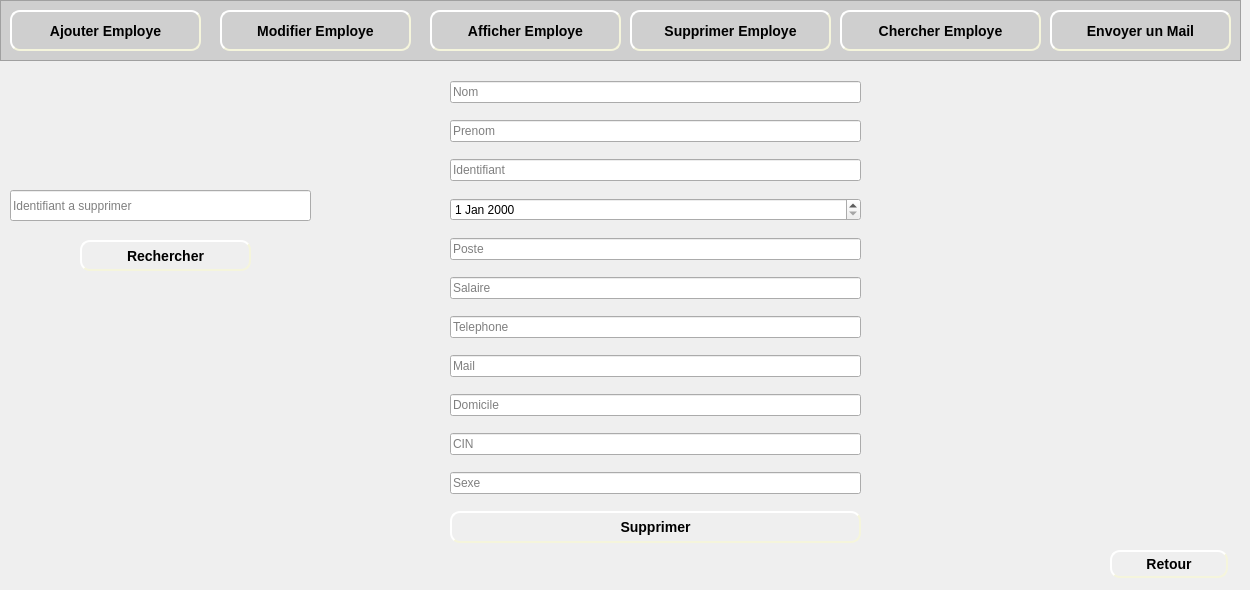
    <widget class="QWidget" name="page_6">
     <widget class="QFrame" name="frame_6">
      <property name="geometry">
       <rect>
        <x>0</x>
        <y>0</y>
        <width>1241</width>
        <height>61</height>
       </rect>
      </property>
      <property name="styleSheet">
       <string notr="true">background-color: rgb(207, 207, 207);</string>
      </property>
      <property name="frameShape">
       <enum>QFrame::StyledPanel</enum>
      </property>
      <property name="frameShadow">
       <enum>QFrame::Raised</enum>
      </property>
      <widget class="QPushButton" name="pushButton_ajouterEmploye_6">
       <property name="geometry">
        <rect>
         <x>10</x>
         <y>10</y>
         <width>191</width>
         <height>41</height>
        </rect>
       </property>
       <property name="styleSheet">
        <string notr="true">#pushButton_ajouterEmploye_6
{
	background-color: rgb(207, 207, 207);
	border-color: beige;
border-style: outset;
  border-width: 2px;
  border-radius: 10px;
  font: bold 14px;
  min-width: 6em;
  padding: 6px;

}
#pushButton_ajouterEmploye_5:hover
{
	border-color: blue;
}</string>
       </property>
       <property name="text">
        <string>Ajouter Employe</string>
       </property>
      </widget>
      <widget class="QLabel" name="label_64">
       <property name="geometry">
        <rect>
         <x>20</x>
         <y>20</y>
         <width>21</width>
         <height>21</height>
        </rect>
       </property>
       <property name="text">
        <string/>
       </property>
       <property name="pixmap">
        <pixmap>../Bouttons/ajouMachine-removebg-preview.png</pixmap>
       </property>
       <property name="scaledContents">
        <bool>true</bool>
       </property>
      </widget>
      <widget class="QPushButton" name="pushButton_modifierEmploye_6">
       <property name="geometry">
        <rect>
         <x>220</x>
         <y>10</y>
         <width>191</width>
         <height>41</height>
        </rect>
       </property>
       <property name="styleSheet">
        <string notr="true">#pushButton_modifierEmploye_6
{
	background-color: rgb(207, 207, 207);
	border-color: beige;
border-style: outset;
  border-width: 2px;
  border-radius: 10px;
  font: bold 14px;
  min-width: 6em;
  padding: 6px;

}
#pushButton_modifierEmploye_5:hover
{
	border-color: blue;
}</string>
       </property>
       <property name="text">
        <string>Modifier Employe</string>
       </property>
      </widget>
      <widget class="QLabel" name="label_65">
       <property name="geometry">
        <rect>
         <x>230</x>
         <y>20</y>
         <width>21</width>
         <height>21</height>
        </rect>
       </property>
       <property name="text">
        <string/>
       </property>
       <property name="pixmap">
        <pixmap>../Bouttons/modifier-removebg-preview.png</pixmap>
       </property>
       <property name="scaledContents">
        <bool>true</bool>
       </property>
      </widget>
      <widget class="QPushButton" name="pushButton_afficherEmploye_5">
       <property name="geometry">
        <rect>
         <x>430</x>
         <y>10</y>
         <width>191</width>
         <height>41</height>
        </rect>
       </property>
       <property name="styleSheet">
        <string notr="true">#pushButton_afficherEmploye_5
{

	border-color: beige;
border-style: outset;
  border-width: 2px;
  border-radius: 10px;
  font: bold 14px;
  min-width: 6em;
  padding: 6px;

}
#pushButton_afficherEmploye_5:hover
{
	border-color: blue;
}</string>
       </property>
       <property name="text">
        <string>Afficher Employe</string>
       </property>
      </widget>
      <widget class="QLabel" name="label_66">
       <property name="geometry">
        <rect>
         <x>440</x>
         <y>20</y>
         <width>21</width>
         <height>21</height>
        </rect>
       </property>
       <property name="text">
        <string/>
       </property>
       <property name="pixmap">
        <pixmap>../Bouttons/afficher-removebg-preview.png</pixmap>
       </property>
       <property name="scaledContents">
        <bool>true</bool>
       </property>
      </widget>
      <widget class="QPushButton" name="pushButton_supprimerEmploye_5">
       <property name="geometry">
        <rect>
         <x>630</x>
         <y>10</y>
         <width>201</width>
         <height>41</height>
        </rect>
       </property>
       <property name="styleSheet">
        <string notr="true">#pushButton_supprimerEmploye_5
{
	background-color: rgb(207, 207, 207);
	border-color: beige;
border-style: outset;
  border-width: 2px;
  border-radius: 10px;
  font: bold 14px;
  min-width: 6em;
  padding: 6px;

}
#pushButton_supprimerEmploye_5:hover
{
	border-color: blue;
}</string>
       </property>
       <property name="text">
        <string>Supprimer Employe</string>
       </property>
      </widget>
      <widget class="QLabel" name="label_67">
       <property name="geometry">
        <rect>
         <x>640</x>
         <y>20</y>
         <width>21</width>
         <height>21</height>
        </rect>
       </property>
       <property name="text">
        <string/>
       </property>
       <property name="pixmap">
        <pixmap>../Bouttons/supprimerMachine-removebg-preview.png</pixmap>
       </property>
       <property name="scaledContents">
        <bool>true</bool>
       </property>
      </widget>
      <widget class="QPushButton" name="pushButton_4">
       <property name="geometry">
        <rect>
         <x>840</x>
         <y>10</y>
         <width>201</width>
         <height>41</height>
        </rect>
       </property>
       <property name="styleSheet">
        <string notr="true">#pushButton_4
{

	border-color: beige;
border-style: outset;
  border-width: 2px;
  border-radius: 10px;
  font: bold 14px;
  min-width: 6em;
  padding: 6px;

}
#pushButton_4:hover
{
	border-color: blue;
}</string>
       </property>
       <property name="text">
        <string>Chercher Employe</string>
       </property>
      </widget>
      <widget class="QLabel" name="label_105">
       <property name="geometry">
        <rect>
         <x>850</x>
         <y>20</y>
         <width>21</width>
         <height>21</height>
        </rect>
       </property>
       <property name="text">
        <string/>
       </property>
       <property name="pixmap">
        <pixmap>../Bouttons/consulter-removebg-preview.png</pixmap>
       </property>
       <property name="scaledContents">
        <bool>true</bool>
       </property>
      </widget>
      <widget class="QPushButton" name="pushButton_envoyerMail_5">
       <property name="geometry">
        <rect>
         <x>1050</x>
         <y>10</y>
         <width>181</width>
         <height>41</height>
        </rect>
       </property>
       <property name="styleSheet">
        <string notr="true">#pushButton_envoyerMail_5
{

	border-color: beige;
border-style: outset;
  border-width: 2px;
  border-radius: 10px;
  font: bold 14px;
  min-width: 6em;
  padding: 6px;

}
#pushButton_envoyerMail_5:hover
{
	border-color: blue;
}</string>
       </property>
       <property name="text">
        <string>Envoyer un Mail</string>
       </property>
      </widget>
      <widget class="QLabel" name="label_132">
       <property name="geometry">
        <rect>
         <x>1060</x>
         <y>20</y>
         <width>21</width>
         <height>16</height>
        </rect>
       </property>
       <property name="text">
        <string/>
       </property>
       <property name="pixmap">
        <pixmap>../Bouttons/mail-removebg-preview.png</pixmap>
       </property>
       <property name="scaledContents">
        <bool>true</bool>
       </property>
      </widget>
     </widget>
     <widget class="QLabel" name="label_11">
      <property name="geometry">
       <rect>
        <x>0</x>
        <y>60</y>
        <width>1241</width>
        <height>521</height>
       </rect>
      </property>
      <property name="text">
       <string/>
      </property>
      <property name="pixmap">
       <pixmap>../Bouttons/fontFinal.jpg</pixmap>
      </property>
      <property name="scaledContents">
       <bool>true</bool>
      </property>
     </widget>
     <widget class="QLineEdit" name="lineEdit_idSupprimerE">
      <property name="geometry">
       <rect>
        <x>10</x>
        <y>190</y>
        <width>301</width>
        <height>31</height>
       </rect>
      </property>
      <property name="placeholderText">
       <string>Identifiant a supprimer</string>
      </property>
     </widget>
     <widget class="QPushButton" name="pushButton_rechercherSE">
      <property name="geometry">
       <rect>
        <x>80</x>
        <y>240</y>
        <width>171</width>
        <height>31</height>
       </rect>
      </property>
      <property name="styleSheet">
       <string notr="true">#pushButton_rechercherSE
{

	border-color: beige;
border-style: outset;
  border-width: 2px;
  border-radius: 10px;
  font: bold 14px;
  min-width: 6em;
  padding: 6px;

}
#pushButton_rechercherSE:hover
{
	border-color: blue;
}</string>
      </property>
      <property name="text">
       <string>Rechercher</string>
      </property>
     </widget>
     <widget class="QLabel" name="label_35">
      <property name="geometry">
       <rect>
        <x>100</x>
        <y>240</y>
        <width>21</width>
        <height>21</height>
       </rect>
      </property>
      <property name="text">
       <string/>
      </property>
      <property name="pixmap">
       <pixmap>../Bouttons/consulter-removebg-preview.png</pixmap>
      </property>
      <property name="scaledContents">
       <bool>true</bool>
      </property>
     </widget>
     <widget class="QPushButton" name="pushButton_retour_9">
      <property name="geometry">
       <rect>
        <x>1110</x>
        <y>550</y>
        <width>118</width>
        <height>28</height>
       </rect>
      </property>
      <property name="styleSheet">
       <string notr="true">#pushButton_retour_9
{
	
	border-color: beige;
border-style: outset;
  border-width: 2px;
  border-radius: 10px;
  font: bold 14px;
  min-width: 6em;
  padding: 6px;

}
#pushButton_retour_9:hover
{
	border-color: blue;
}</string>
      </property>
      <property name="text">
       <string>Retour</string>
      </property>
     </widget>
     <widget class="QLabel" name="label_97">
      <property name="geometry">
       <rect>
        <x>1120</x>
        <y>560</y>
        <width>21</width>
        <height>16</height>
       </rect>
      </property>
      <property name="text">
       <string/>
      </property>
      <property name="pixmap">
       <pixmap>../Bouttons/retour-removebg-preview.png</pixmap>
      </property>
      <property name="scaledContents">
       <bool>true</bool>
      </property>
     </widget>
     <widget class="QWidget" name="verticalLayoutWidget_10">
      <property name="geometry">
       <rect>
        <x>450</x>
        <y>70</y>
        <width>411</width>
        <height>491</height>
       </rect>
      </property>
      <layout class="QVBoxLayout" name="verticalLayout_9">
       <item>
        <widget class="QLineEdit" name="lineEdit_nom_5">
         <property name="placeholderText">
          <string>Nom</string>
         </property>
        </widget>
       </item>
       <item>
        <widget class="QLineEdit" name="lineEdit_prenom_3">
         <property name="placeholderText">
          <string>Prenom</string>
         </property>
        </widget>
       </item>
       <item>
        <widget class="QLineEdit" name="lineEdit_identifiant_3">
         <property name="placeholderText">
          <string>Identifiant</string>
         </property>
        </widget>
       </item>
       <item>
        <widget class="QDateEdit" name="dateEdit_naissance_3"/>
       </item>
       <item>
        <widget class="QLineEdit" name="lineEdit_poste_3">
         <property name="placeholderText">
          <string>Poste</string>
         </property>
        </widget>
       </item>
       <item>
        <widget class="QLineEdit" name="lineEdit_salaire_3">
         <property name="placeholderText">
          <string>Salaire</string>
         </property>
        </widget>
       </item>
       <item>
        <widget class="QLineEdit" name="lineEdit_telephone_3">
         <property name="placeholderText">
          <string>Telephone</string>
         </property>
        </widget>
       </item>
       <item>
        <widget class="QLineEdit" name="lineEdit_mail_3">
         <property name="placeholderText">
          <string>Mail</string>
         </property>
        </widget>
       </item>
       <item>
        <widget class="QLineEdit" name="lineEdit_domicile_3">
         <property name="placeholderText">
          <string>Domicile</string>
         </property>
        </widget>
       </item>
       <item>
        <widget class="QLineEdit" name="lineEdit_cin_3">
         <property name="placeholderText">
          <string>CIN</string>
         </property>
        </widget>
       </item>
       <item>
        <widget class="QLineEdit" name="lineEdit_sexe_3">
         <property name="placeholderText">
          <string>Sexe</string>
         </property>
        </widget>
       </item>
       <item>
        <widget class="QPushButton" name="pushButton_supprimerE">
         <property name="styleSheet">
          <string notr="true">#pushButton_supprimerE
{
	
	border-color: beige;
border-style: outset;
  border-width: 2px;
  border-radius: 10px;
  font: bold 14px;
  min-width: 6em;
  padding: 6px;

}
#pushButton_supprimerE:hover
{
	border-color: blue;
}</string>
         </property>
         <property name="text">
          <string>Supprimer</string>
         </property>
        </widget>
       </item>
      </layout>
     </widget>
    </widget>
